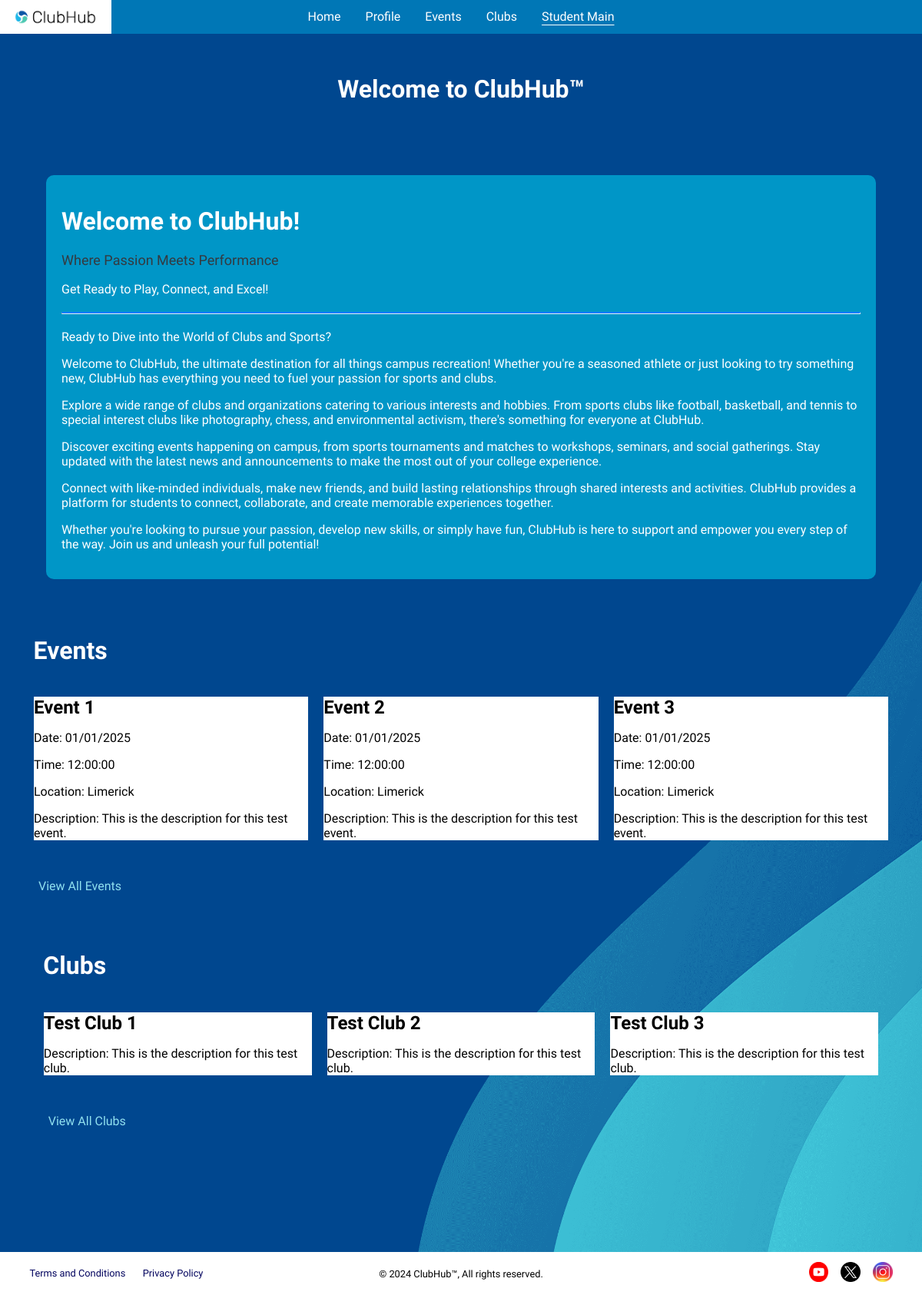
/student-main (signed in), run on the app's committed database.
### tables this page shows
CREATE TABLE events (
    event_id            INTEGER         NOT NULL,
    club_id             INTEGER         NOT NULL,
    event_name          TEXT            NOT NULL,
    event_description   TEXT            NOT NULL,
    venue               TEXT            NOT NULL,
    date                TEXT            NOT NULL,
    time                TEXT            NOT NULL,
    created             DATETIME        NOT NULL DEFAULT CURRENT_TIMESTAMP,
    updated             DATETIME        NOT NULL DEFAULT CURRENT_TIMESTAMP,
    -----------------------------------------------------------------------
    PRIMARY KEY (event_id),
    FOREIGN KEY (club_id) REFERENCES clubs(club_id)
);

CREATE TABLE clubs (
    club_id             INTEGER         NOT NULL,
    club_name           TEXT            NOT NULL,
    club_description    TEXT            NOT NULL,
    creator             INTEGER         NOT NULL,
    validity            TEXT            NOT NULL CHECK (validity IN ('PENDING', 'APPROVED', 'REJECTED')) DEFAULT 'PENDING',
    created             DATETIME        NOT NULL DEFAULT CURRENT_TIMESTAMP,
    updated             DATETIME        NOT NULL DEFAULT CURRENT_TIMESTAMP,
    -----------------------------------------------------------------------
    PRIMARY KEY (club_id),
    FOREIGN KEY (creator) REFERENCES users(user_id)
);

### application/blueprints/student.py (the view)
@student.route("/student-main")
def go_student():
    invalid = validate_student_perms(endpoint="/student-main")
    if invalid:
        return invalid
    return render_template(
        "html/student/student-main.html",
        events_data=get_all_events(),
        club_data=get_all_clubs()
    )

### application/__init__.py (called while the page is built)
@app.teardown_appcontext
def close_connection(_exception) -> None:
    db: Connection = getattr(g, "_database", None)
    if db is not None:
        db.close()

### application/util/authentication/page_access.py (called while the page is built)
def validate_access_perms(user_type: str, endpoint: str) -> str | None:
    if "user" not in session:
        error(errtype=Error.RESTRICTED_PAGE_LOGGED_OUT, endpoint=endpoint)
        return render_template("html/misc/home.html")
    current_user_type: str = session["user-type"]
    if current_user_type != user_type:
        errtype: Error = Error[f"RESTRICTED_PAGE_{user_type}"]
        error(errtype=errtype, endpoint=endpoint, user_type=current_user_type)
        return render_template("html/misc/home.html")
    return None

### application/util/db_functions/__init__.py (called while the page is built)
def get_db() -> Connection:
    db: Connection | None = getattr(g, "_database", None)
    if db is None:
        db: Connection = connect(DB_PATH)
        db.row_factory = Row
        g._database = db
    return db

def query_db(query: str, *args, single: Optional[bool] = None) -> list[Row] | Row | None:
    single = False if single is None else single
    cursor: Cursor = get_db().cursor()
    cursor.execute(query, args)
    results: list[Row] = cursor.fetchall()
    cursor.close()
    if not results:
        return None
    return results[0] if single else results

### application/util/db_functions/clubs.py (called while the page is built)
def get_all_clubs() -> list[Row] | None:
    return query_db(
        """
            SELECT
                club_id,
                club_name,
                club_description
            FROM clubs;
        """
    )

### application/util/db_functions/events.py (called while the page is built)
def get_all_events() -> list[Row] | None:
    return query_db("SELECT * FROM events;")

### application/templates/html/student/student-main.html
{% extends "html/base/base.html" %}
{% block links %}
    <link rel="stylesheet" href="../../../static/css/student-main.css">
{% endblock %}
{% block header %}
    <header>
        <h1>Welcome to ClubHub™</h1>
    </header>
{% endblock %}
{% block content %}
    <div class="jumbotron first text-center">
        <h1 class="display-4">Welcome to ClubHub!</h1>
        <p class="lead">Where Passion Meets Performance</p>
        <p>Get Ready to Play, Connect, and Excel!</p>
        <hr class="my-4">
        <p>Ready to Dive into the World of Clubs and Sports?</p>
        <p>Welcome to ClubHub, the ultimate destination for all things campus recreation! Whether you're a seasoned athlete or just looking to try something new, ClubHub has everything you need to fuel your passion for sports and clubs.</p>
        <p>Explore a wide range of clubs and organizations catering to various interests and hobbies. From sports clubs like football, basketball, and tennis to special interest clubs like photography, chess, and environmental activism, there's something for everyone at ClubHub.</p>
        <p>Discover exciting events happening on campus, from sports tournaments and matches to workshops, seminars, and social gatherings. Stay updated with the latest news and announcements to make the most out of your college experience.</p>
        <p>Connect with like-minded individuals, make new friends, and build lasting relationships through shared interests and activities. ClubHub provides a platform for students to connect, collaborate, and create memorable experiences together.</p>
        <p>Whether you're looking to pursue your passion, develop new skills, or simply have fun, ClubHub is here to support and empower you every step of the way. Join us and unleash your full potential!</p>
    </div>
    <div class="row divywivy">
        <div class="col-sm-12">
            <h1 class="display-4 text-center">Events</h1>
            <div class="row">
                {% for event in events_data %}
                    {% if loop.index <= 3 %}
                        <div class="col-sm-4">
                            <div class="jumbotron ce">
                                <h2>{{ event['event_name'] }}</h2>
                                <p>Date: {{ event['date'] }}</p>
                                <p>Time: {{ event['time'] }}</p>
                                <p>Location: {{ event['venue'] }}</p>
                                <p>Description: {{ event['event_description'] }}</p>
                            </div>
                        </div>
                    {% endif %}
                {% endfor %}
            </div>
            <div class="text-center">
                <a href="/events" class="underlined-link underlined-link-regular btn btn-primary">View All Events</a>
            </div>
        </div>
    </div>
    <div class="row divywivy">
        <div class="col-sm-12">
            <h1 class="display-4 text-center">Clubs</h1>
            <div class="row">
                {% for club in club_data %}
                    {% if loop.index <= 3 %}
                        <div class="col-sm-4">
                            <div class="jumbotron ce">
                                <h2>{{ club['club_name'] }}</h2>
                                <p>Description: {{ club['club_description'] }}</p>
                            </div>
                        </div>
                    {% endif %}
                {% endfor %}
            </div>
            <div class="text-center">
                <a href="/clubs" class="underlined-link underlined-link-regular btn btn-primary">View All Clubs</a>
            </div>
        </div>
    </div>
{% endblock %}

### application/static/css/base.css (style rules this page uses)
:root { --light-grey: #8a8988; --lighter-grey: #c4c4c4; --even-lighter-grey: #f2f2f2; --cyan: #3bbbd2; --light-blue: #0077b6; --lighter-blue: #0096c7; --even-lighter-blue: #90e0ef; --dark-blue: #023e8a; --darker-blue: #03045e; --lighter-green: #5afa8d; --light-green: #179645; --dark-green: #237543; --light-red: #db5658; --dark-red: #990f0f; --white: #ffffff; --black: #000000; --dark-grey: #1e2e33; --email-red: #f44336; --yt-red: #ff1c04; --pink: #e33667; --turquoise: #028080; }
* { box-sizing: border-box; }
body { scroll-behavior: smooth; margin: 0; padding: 0; background-color: var(--darker-blue); font-family: "Raleway", system-ui, Arial, sans-serif !important; color: var(--white); min-height: 100vh; display: flex; flex-direction: column; overflow-x: hidden; }
::placeholder { opacity: 0.6; }
header h1 { text-align: center; margin: 1.65em 0; }
a { text-decoration: none !important; color: var(--even-lighter-blue); }
.underlined-link { display: inline-block; }
.underlined-link::after { content: ''; width: 0; height: 0.1em; display: block; margin-left: auto; margin-right: auto; transition: 190ms width ease-in-out; }
.underlined-link-regular::after { background-color: var(--even-lighter-blue); }

### application/static/css/student-main.css (style rules this page uses)
body { background-image: url("../png/blue-background.png"); background-size: cover; background-position: center center; }
.jumbotron.first { background-color: var(--lighter-blue); color: white; border-radius: 10px; margin: 20px auto; max-width: 90%; padding: 20px; }
.divywivy { margin: 2em 0; padding: 0 2em; }
.divywivy h1 { margin-left: 0.3em; }
.divywivy a { margin-left: 1em; }
.jumbotron.ce { background-color: white; color: black; }
.divywivy:last-of-type { margin-bottom: 10em; }
header { text-align: center; margin-bottom: 20px; }
.row { display: flex; flex-wrap: wrap; justify-content: space-around; margin-bottom: 20px; }
.col-sm-4 { flex: 0 0 calc(33.333% - 20px); margin-bottom: 20px; }
.lead { font-size: 18px; color: #343a40; }
h2 { font-size: 24px; margin-top: 20px; margin-bottom: 10px; color: black; }
.col-sm-4 .jumbotron p { font-size: 16px; margin-bottom: 10px; color: black; }
hr { border-top: 2px solid #007bff; margin-top: 20px; margin-bottom: 20px; }

### data on the page
events: event_name "Event 1", date "01/01/2025", time "12:00:00", venue "Limerick", event_description "This is the description for this test event."
events: event_name "Event 2", date "01/01/2025", time "12:00:00", venue "Limerick", event_description "This is the description for this test event."
events: event_name "Event 3", date "01/01/2025", time "12:00:00", venue "Limerick", event_description "This is the description for this test event."
clubs: club_name "Test Club 1", club_description "This is the description for this test club."
clubs: club_name "Test Club 2", club_description "This is the description for this test club."
clubs: club_name "Test Club 3", club_description "This is the description for this test club."
